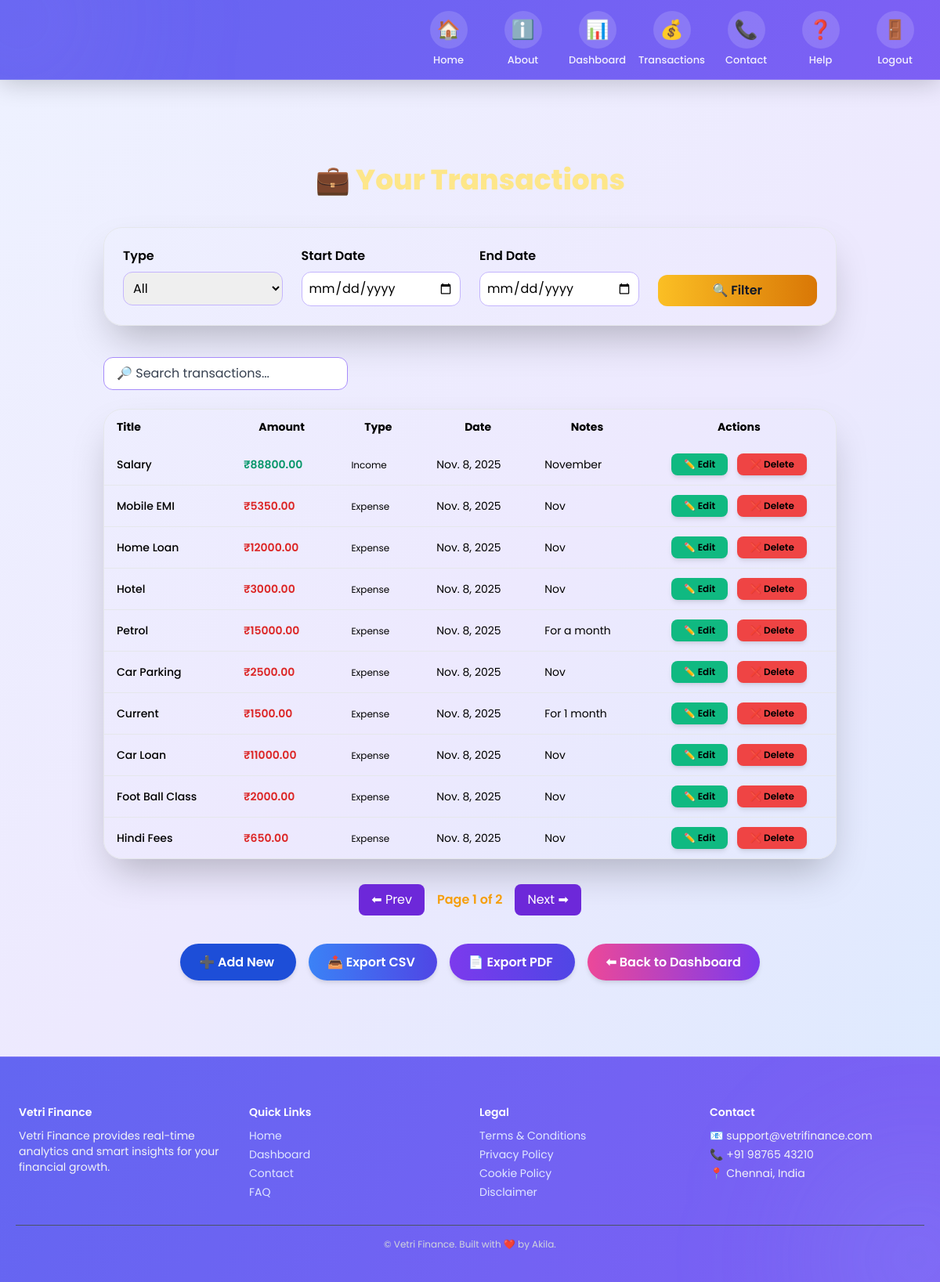
Screenshot of /transactions/ (signed in) with the database file from the repository.
### transactions/models.py (models this page shows, shortened)
class Transaction(models.Model):
    TRANSACTION_TYPES = [
        ('income', 'Income'),
        ('expense', 'Expense'),
    ]
    title = models.CharField(max_length=100)
    amount = models.DecimalField(max_digits=10, decimal_places=2)
    type = models.CharField(max_length=10, choices=TRANSACTION_TYPES)
    date = models.DateField(auto_now_add=True)
    user = models.ForeignKey(User, on_delete=models.CASCADE, related_name='transactions')
    notes = models.TextField(blank=True, null=True)
    created_at = models.DateTimeField(auto_now_add=True)
    updated_at = models.DateTimeField(auto_now=True)
    class Meta:
        ordering = ['-date']
        verbose_name = 'Transaction'
        verbose_name_plural = 'Transactions'

### transactions/views.py (the view)
# urls.py: path('', views.transaction_list, name='transaction_list'),
@login_required
def transaction_list(request):
    user = request.user
    transactions = Transaction.objects.filter(user=user).order_by('-date')
    t_type = request.GET.get('type')
    start_date = request.GET.get('start_date')
    end_date = request.GET.get('end_date')
    if t_type:
        transactions = transactions.filter(type=t_type)
    if start_date:
        transactions = transactions.filter(date__gte=start_date)
    if end_date:
        transactions = transactions.filter(date__lte=end_date)
    context = {
        'transactions': transactions,
        'selected_type': t_type,
        'start_date': start_date,
        'end_date': end_date,
    }
    return render(request, 'transactions/transaction_list.html', context)

### transactions/templates/transactions/transaction_list.html (shortened to what this page needs)
{% extends 'registration/base.html' %}
{% load static %}
{% block content %}
<section class="max-w-7xl mx-auto py-12 px-6 text-black">
  <h2 class="text-4xl font-extrabold text-center text-yellow-200 mb-10 drop-shadow-lg">
    💼 Your Transactions
  </h2>
  <form method="get"
        class="grid grid-cols-1 md:grid-cols-4 gap-6 mb-10 bg-gradient-to-br from-indigo-500/40 via-purple-600/30 to-blue-500/30 backdrop-blur-xl p-6 rounded-3xl border border-purple-400/40 shadow-2xl">
    <div>
      <label class="block font-semibold text-black mb-2">Type</label>
      <select name="type"
              class="w-full bg-black/10 text-black border border-purple-300 rounded-xl p-2 focus:ring-2 focus:ring-yellow-300 focus:outline-none">
        <option value="">All</option>
      </select>
    </div>
    <div>
      <label class="block font-semibold text-black mb-2">Start Date</label>
      <input type="date" name="start_date" value="{{ start_date }}"
             class="w-full bg-white/10 text-black border border-purple-300 rounded-xl p-2 focus:ring-2 focus:ring-yellow-300 focus:outline-none">
    </div>
    <div>
      <label class="block font-semibold text-black mb-2">End Date</label>
      <input type="date" name="end_date" value="{{ end_date }}"
             class="w-full bg-white/10 text-black border border-purple-300 rounded-xl p-2 focus:ring-2 focus:ring-yellow-300 focus:outline-none">
    </div>
    <div class="flex items-end">
      <button class="w-full py-2 bg-gradient-to-r from-yellow-400 to-yellow-600 text-gray-900 font-semibold rounded-xl hover:scale-105 transition">
        🔍 Filter
      </button>
    </div>
  </form>
  <div class="mb-6 flex justify-between items-center">
    <input id="searchInput" type="text"
           placeholder="🔎 Search transactions..."
           class="w-full md:w-1/3 bg-white/20 text-black border border-purple-400 rounded-xl px-4 py-2 focus:ring-2 focus:ring-yellow-300 focus:outline-none placeholder-gray-700">
  </div>
  <div class="overflow-x-auto bg-gradient-to-br from-indigo-600/30 via-purple-600/30 to-blue-600/30 backdrop-blur-xl rounded-3xl border border-purple-300/50 shadow-2xl">
    <table id="transactionTable" class="w-full text-sm text-black">
      <thead class="bg-purple-900/60 text-black">
        <tr>
          <th class="py-3 px-4 text-left">Title</th>
          <th class="py-3 px-4">Amount</th>
          <th class="py-3 px-4">Type</th>
          <th class="py-3 px-4">Date</th>
          <th class="py-3 px-4">Notes</th>
          <th class="py-3 px-4 text-center">Actions</th>
        </tr>
      </thead>
      <tbody class="divide-y divide-purple-500/40">
        {% for t in transactions %}
        <tr class="hover:bg-purple-800/40 transition">
          <td class="py-3 px-4 font-medium">{{ t.title }}</td>
          <td class="py-3 px-4 font-semibold {% if t.type == 'income' %}text-green-600{% else %}text-red-600{% endif %}">
            ₹{{ t.amount }}
          </td>
          <td class="py-3 px-4 capitalize">
            {% if t.type == 'income' %}
              <span class="bg-green-600/40 text-green px-2 py-1 rounded-lg text-xs">Income</span>
            {% else %}
              <span class="bg-red-600/40 text-red px-2 py-1 rounded-lg text-xs">Expense</span>
            {% endif %}
          </td>
          <td class="py-3 px-4">{{ t.date }}</td>
          <td class="py-3 px-4 text-black">{{ t.notes|default:"—" }}</td>
          <td class="py-3 px-4 text-center flex justify-center gap-3">
            <a href="{% url 'edit_transaction' t.pk %}"
               class="bg-green-500 hover:bg-green-600 text-black text-xs px-4 py-1.5 rounded-lg font-semibold transition-all shadow-md">✏️ Edit</a>
            <a href="{% url 'delete_transaction' t.pk %}"
               class="bg-red-500 hover:bg-red-600 text-black text-xs px-4 py-1.5 rounded-lg font-semibold transition-all shadow-md">❌ Delete</a>
          </td>
        </tr>
        {% empty %}
        <tr>
          <td colspan="6" class="py-6 text-center text-gray-500 italic">No transactions found.</td>
        </tr>
        {% endfor %}
      </tbody>
    </table>
  </div>
  <div class="flex justify-center items-center mt-8 gap-4">
    <button id="prevPage"
            class="bg-purple-700 text-white px-4 py-2 rounded-lg hover:bg-purple-800 disabled:opacity-50 transition">
      ⬅ Prev
    </button>
    <span id="pageInfo" class="text-yellow-500 font-semibold"></span>
    <button id="nextPage"
            class="bg-purple-700 text-white px-4 py-2 rounded-lg hover:bg-purple-800 disabled:opacity-50 transition">
      Next ➡
    </button>
  </div>
  <div class="text-center mt-12 space-x-4">
    <a href="{% url 'add_transaction' %}"
       class="px-6 py-3 bg-blue-700 text-white rounded-full font-semibold hover:scale-105 transition shadow-md">
      ➕ Add New
    </a>
    <a href="{% url 'export_csv' %}"
       class="px-6 py-3 bg-gradient-to-r from-blue-500 to-indigo-600 text-white rounded-full font-semibold hover:scale-105 transition shadow-md">
      📤 Export CSV
    </a>
    <a href="{% url 'export_pdf' %}"
       class="px-6 py-3 bg-gradient-to-r from-purple-600 to-indigo-600 text-white rounded-full font-semibold hover:scale-105 transition shadow-md">
      📄 Export PDF
    </a>
    <a href="{% url 'dashboard_home' %}"
       class="px-6 py-3 bg-gradient-to-r from-pink-500 to-purple-600 text-white rounded-full font-semibold hover:scale-105 transition shadow-md">
      ⬅ Back to Dashboard
    </a>
  </div>
</section>
{% endblock %}

### users/templates/registration/base.html (shortened to what this page needs)
{% load static %}
<!DOCTYPE html>
<html lang="en">
<head>
  <link href="https://cdn.jsdelivr.net/npm/tailwindcss@2.2.19/dist/tailwind.min.css" rel="stylesheet">
</head>
<body>
  <nav>
    <div class="nav-links" id="nav-links">
      {% if user.is_authenticated %}
        <a href="{% url 'front_page' %}" class="nav-item"><div class="nav-icon">🏠</div><span>Home</span></a>
        <a href="{% url 'about' %}" class="nav-item"><div class="nav-icon">ℹ️</div><span>About</span></a>
        <a href="{% url 'dashboard_home' %}" class="nav-item"><div class="nav-icon">📊</div><span>Dashboard</span></a>
        <a href="{% url 'transaction_list' %}" class="nav-item"><div class="nav-icon">💰</div><span>Transactions</span></a>
        <a href="{% url 'contact' %}" class="nav-item"><div class="nav-icon">📞</div><span>Contact</span></a>
        <a href="{% url 'faq' %}" class="nav-item"><div class="nav-icon">❓</div><span>Help</span></a>
        <form method="post" action="{% url 'logout' %}" style="display:inline;">
          <button type="submit" class="nav-item" style="background:none;border:none;padding:0;cursor:pointer;">
            <div class="nav-icon">🚪</div><span>Logout</span>
          </button>
        </form>
      {% endif %}
    </div>
  </nav>
  <main class="container mx-auto">
    {% block content %}{% endblock %}
  </main>
  <footer>
    <div class="max-w-6xl mx-auto grid grid-cols-1 md:grid-cols-4 gap-6 text-sm relative z-2">
      <div>
        <h3>Vetri Finance</h3>
        <p>Vetri Finance provides real-time analytics and smart insights for your financial growth.</p>
      </div>
      <div>
        <h3>Quick Links</h3>
        <ul class="space-y-1">
          <li><a href="{% url 'front_page' %}">Home</a></li>
          <li><a href="{% url 'dashboard_home' %}">Dashboard</a></li>
          <li><a href="{% url 'contact' %}">Contact</a></li>
          <li><a href="{% url 'faq' %}">FAQ</a></li>
        </ul>
      </div>
      <div>
        <h3>Legal</h3>
        <ul class="space-y-1">
          <li><a href="{% url 'terms_conditions' %}">Terms & Conditions</a></li>
          <li><a href="{% url 'privacy_policy' %}">Privacy Policy</a></li>
          <li><a href="{% url 'cookie_policy' %}">Cookie Policy</a></li>
          <li><a href="{% url 'disclaimer' %}">Disclaimer</a></li>
        </ul>
      </div>
      <div>
        <h3>Contact</h3>
        <ul class="space-y-1">
          <li>📧 support@vetrifinance.com</li>
          <li>📞 +91 98765 43210</li>
          <li>📍 Chennai, India</li>
        </ul>
      </div>
    </div>
    <div class="border-t border-gray-600 mt-8 pt-4 text-xs text-gray-300 text-center relative z-2">
      © {{ now|date:"Y" }} Vetri Finance. Built with ❤️ by Akila.
    </div>
  </footer>
</body>
</html>

### users/templates/registration/base.html (style rules this page uses)
body { font-family: 'Poppins', sans-serif; background: linear-gradient(135deg, #eef2ff, #ede9fe, #dbeafe); background-attachment: fixed; color: #1e293b; display: flex; flex-direction: column; min-height: 100vh; overflow-x: hidden; scroll-behavior: smooth; }
main { flex: 1; padding: 60px 20px; animation: fadeIn 1s ease-out; }
nav { position: sticky; top: 0; z-index: 50; padding: 14px 30px; display: flex; justify-content: space-between; align-items: center; overflow: hidden; border-bottom: 1px solid rgba(255,255,255,0.15); color: white; background: linear-gradient(120deg, #6366f1, #8b5cf6, #3b82f6); background-size: 300% 300%; animation: auroraMove 10s ease infinite; box-shadow: 0 4px 30px rgba(0,0,0,0.2); }
nav::before { content: ""; position: absolute; top: -100px; left: -100px; width: 250px; height: 250px; background: radial-gradient(circle at center, rgba(192,132,252,0.4), transparent 70%); filter: blur(100px); z-index: 0; animation: floatOrb 12s ease-in-out infinite; }
.nav-links { display: flex; justify-content: center; align-items: center; gap: 40px; position: relative; z-index: 2; }
.nav-item { display: flex; flex-direction: column; align-items: center; text-decoration: none; color: white; font-weight: 500; transition: all 0.3s ease; width: 55px; }
.nav-icon { background: rgba(255,255,255,0.15); border-radius: 50%; width: 48px; height: 48px; display: flex; align-items: center; justify-content: center; font-size: 24px; transition: all 0.3s ease; }
.nav-item span { font-size: 13px; opacity: 0.9; margin-top: 5px; }
footer { position: relative; backdrop-filter: blur(10px); background: linear-gradient(120deg, #6366f1, #8b5cf6, #3b82f6); background-size: 300% 300%; animation: auroraMove 12s ease infinite; color: #f3f4f6; padding: 60px 20px 40px; border-top: 1px solid rgba(255,255,255,0.15); overflow: hidden; }
footer::before { content: ""; position: absolute; bottom: -120px; right: -120px; width: 300px; height: 300px; background: radial-gradient(circle at center, rgba(147,197,253,0.4), transparent 70%); filter: blur(100px); animation: floatOrb 14s ease-in-out infinite alternate; z-index: 0; }
footer h3 { color: white; font-weight: 600; margin-bottom: 10px; position: relative; z-index: 2; }
footer a { text-decoration: none; color: #e0e7ff; transition: all 0.3s ease; position: relative; z-index: 2; }

### rows the page displays
Transaction: title "Salary", amount "88800.00", type "Income", date "Nov. 8, 2025", notes "November"
Transaction: title "Mobile EMI", amount "5350.00", type "Expense", date "Nov. 8, 2025", notes "Nov"
Transaction: title "Home Loan", amount "12000.00", type "Expense", date "Nov. 8, 2025", notes "Nov"
Transaction: title "Hotel", amount "3000.00", type "Expense", date "Nov. 8, 2025", notes "Nov"
Transaction: title "Petrol", amount "15000.00", type "Expense", date "Nov. 8, 2025", notes "For a month"
Transaction: title "Car Parking", amount "2500.00", type "Expense", date "Nov. 8, 2025", notes "Nov"
Transaction: title "Current", amount "1500.00", type "Expense", date "Nov. 8, 2025", notes "For 1 month"
Transaction: title "Car Loan", amount "11000.00", type "Expense", date "Nov. 8, 2025", notes "Nov"
Transaction: title "Foot Ball Class", amount "2000.00", type "Expense", date "Nov. 8, 2025", notes "Nov"
Transaction: title "Hindi Fees", amount "650.00", type "Expense", date "Nov. 8, 2025", notes "Nov"
